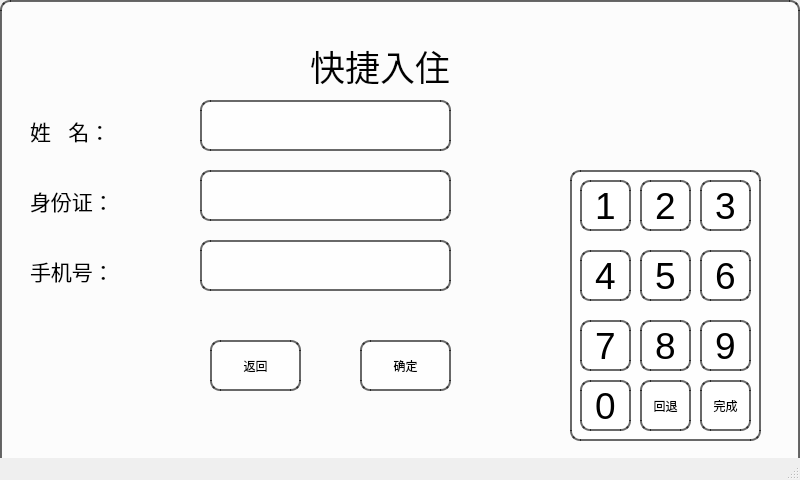
<?xml version="1.0" encoding="UTF-8"?>
<ui version="4.0">
 <class>quick_check_in</class>
 <widget class="QMainWindow" name="quick_check_in">
  <property name="geometry">
   <rect>
    <x>0</x>
    <y>0</y>
    <width>800</width>
    <height>480</height>
   </rect>
  </property>
  <property name="windowTitle">
   <string>MainWindow</string>
  </property>
  <widget class="QWidget" name="centralwidget">
   <widget class="QLabel" name="label">
    <property name="geometry">
     <rect>
      <x>310</x>
      <y>20</y>
      <width>301</width>
      <height>91</height>
     </rect>
    </property>
    <property name="font">
     <font>
      <family>仿宋</family>
      <pointsize>26</pointsize>
     </font>
    </property>
    <property name="text">
     <string>快捷入住</string>
    </property>
   </widget>
   <widget class="QTextEdit" name="phonenumber">
    <property name="geometry">
     <rect>
      <x>200</x>
      <y>240</y>
      <width>251</width>
      <height>51</height>
     </rect>
    </property>
    <property name="styleSheet">
     <string notr="true">border: 2px solid rgba(0, 0, 0, 150); /* 黑色边框，150为不透明度 */
    background-color: rgba(255, 255, 255, 200); /* 白色背景，200为不透明度 */
    border-radius: 10px; /* 圆角边框 */</string>
    </property>
   </widget>
   <widget class="QLabel" name="label_5">
    <property name="geometry">
     <rect>
      <x>30</x>
      <y>240</y>
      <width>81</width>
      <height>61</height>
     </rect>
    </property>
    <property name="font">
     <font>
      <pointsize>16</pointsize>
     </font>
    </property>
    <property name="text">
     <string>手机号：</string>
    </property>
   </widget>
   <widget class="QTextEdit" name="name">
    <property name="geometry">
     <rect>
      <x>200</x>
      <y>100</y>
      <width>251</width>
      <height>51</height>
     </rect>
    </property>
    <property name="styleSheet">
     <string notr="true">border: 2px solid rgba(0, 0, 0, 150); /* 黑色边框，150为不透明度 */
    background-color: rgba(255, 255, 255, 200); /* 白色背景，200为不透明度 */
    border-radius: 10px; /* 圆角边框 */</string>
    </property>
   </widget>
   <widget class="QLabel" name="label_2">
    <property name="geometry">
     <rect>
      <x>30</x>
      <y>100</y>
      <width>81</width>
      <height>61</height>
     </rect>
    </property>
    <property name="font">
     <font>
      <pointsize>16</pointsize>
     </font>
    </property>
    <property name="text">
     <string>姓   名：</string>
    </property>
   </widget>
   <widget class="QTextEdit" name="ID">
    <property name="geometry">
     <rect>
      <x>200</x>
      <y>170</y>
      <width>251</width>
      <height>51</height>
     </rect>
    </property>
    <property name="styleSheet">
     <string notr="true">border: 2px solid rgba(0, 0, 0, 150); /* 黑色边框，150为不透明度 */
    background-color: rgba(255, 255, 255, 200); /* 白色背景，200为不透明度 */
    border-radius: 10px; /* 圆角边框 */</string>
    </property>
   </widget>
   <widget class="QLabel" name="label_3">
    <property name="geometry">
     <rect>
      <x>30</x>
      <y>170</y>
      <width>81</width>
      <height>61</height>
     </rect>
    </property>
    <property name="font">
     <font>
      <pointsize>16</pointsize>
     </font>
    </property>
    <property name="text">
     <string>身份证：</string>
    </property>
   </widget>
   <widget class="QFrame" name="frame">
    <property name="geometry">
     <rect>
      <x>0</x>
      <y>0</y>
      <width>800</width>
      <height>480</height>
     </rect>
    </property>
    <property name="styleSheet">
     <string notr="true">border: 2px solid rgba(0, 0, 0, 150); /* 黑色边框，150为不透明度 */
    background-color: rgba(255, 255, 255, 200); /* 白色背景，200为不透明度 */
    border-radius: 10px; /* 圆角边框 */</string>
    </property>
    <property name="frameShape">
     <enum>QFrame::StyledPanel</enum>
    </property>
    <property name="frameShadow">
     <enum>QFrame::Raised</enum>
    </property>
    <widget class="QPushButton" name="back">
     <property name="geometry">
      <rect>
       <x>210</x>
       <y>340</y>
       <width>91</width>
       <height>51</height>
      </rect>
     </property>
     <property name="text">
      <string>返回</string>
     </property>
    </widget>
    <widget class="QPushButton" name="queding">
     <property name="geometry">
      <rect>
       <x>360</x>
       <y>340</y>
       <width>91</width>
       <height>51</height>
      </rect>
     </property>
     <property name="text">
      <string>确定</string>
     </property>
    </widget>
    <widget class="QFrame" name="frame_2">
     <property name="geometry">
      <rect>
       <x>570</x>
       <y>170</y>
       <width>191</width>
       <height>271</height>
      </rect>
     </property>
     <property name="mouseTracking">
      <bool>true</bool>
     </property>
     <property name="layoutDirection">
      <enum>Qt::LeftToRight</enum>
     </property>
     <property name="styleSheet">
      <string notr="true">border: 2px solid rgba(0, 0, 0, 150); /* 黑色边框，150为不透明度 */
    background-color: rgba(255, 255, 255, 200); /* 白色背景，200为不透明度 */
    border-radius: 10px; /* 圆角边框 */</string>
     </property>
     <property name="frameShape">
      <enum>QFrame::StyledPanel</enum>
     </property>
     <property name="frameShadow">
      <enum>QFrame::Raised</enum>
     </property>
     <widget class="QPushButton" name="pushButton_1">
      <property name="geometry">
       <rect>
        <x>10</x>
        <y>10</y>
        <width>51</width>
        <height>51</height>
       </rect>
      </property>
      <property name="font">
       <font>
        <pointsize>28</pointsize>
       </font>
      </property>
      <property name="styleSheet">
       <string notr="true"> color: black; /* 设置字体颜色为白色 */
</string>
      </property>
      <property name="text">
       <string>1</string>
      </property>
      <property name="flat">
       <bool>true</bool>
      </property>
     </widget>
     <widget class="QPushButton" name="pushButton_2">
      <property name="geometry">
       <rect>
        <x>70</x>
        <y>10</y>
        <width>51</width>
        <height>51</height>
       </rect>
      </property>
      <property name="font">
       <font>
        <pointsize>28</pointsize>
       </font>
      </property>
      <property name="styleSheet">
       <string notr="true"> color: black; /* 设置字体颜色为白色 */
</string>
      </property>
      <property name="text">
       <string>2</string>
      </property>
      <property name="flat">
       <bool>true</bool>
      </property>
     </widget>
     <widget class="QPushButton" name="pushButton_4">
      <property name="geometry">
       <rect>
        <x>10</x>
        <y>80</y>
        <width>51</width>
        <height>51</height>
       </rect>
      </property>
      <property name="font">
       <font>
        <pointsize>28</pointsize>
       </font>
      </property>
      <property name="styleSheet">
       <string notr="true"> color: black; /* 设置字体颜色为白色 */
</string>
      </property>
      <property name="text">
       <string>4</string>
      </property>
      <property name="flat">
       <bool>true</bool>
      </property>
     </widget>
     <widget class="QPushButton" name="pushButton_3">
      <property name="geometry">
       <rect>
        <x>130</x>
        <y>10</y>
        <width>51</width>
        <height>51</height>
       </rect>
      </property>
      <property name="font">
       <font>
        <pointsize>28</pointsize>
       </font>
      </property>
      <property name="styleSheet">
       <string notr="true"> color: black; /* 设置字体颜色为白色 */
</string>
      </property>
      <property name="text">
       <string>3</string>
      </property>
      <property name="flat">
       <bool>true</bool>
      </property>
     </widget>
     <widget class="QPushButton" name="pushButton_6">
      <property name="geometry">
       <rect>
        <x>130</x>
        <y>80</y>
        <width>51</width>
        <height>51</height>
       </rect>
      </property>
      <property name="font">
       <font>
        <pointsize>28</pointsize>
       </font>
      </property>
      <property name="styleSheet">
       <string notr="true"> color: black; /* 设置字体颜色为白色 */
</string>
      </property>
      <property name="text">
       <string>6</string>
      </property>
      <property name="flat">
       <bool>true</bool>
      </property>
     </widget>
     <widget class="QPushButton" name="pushButton_7">
      <property name="geometry">
       <rect>
        <x>10</x>
        <y>150</y>
        <width>51</width>
        <height>51</height>
       </rect>
      </property>
      <property name="font">
       <font>
        <pointsize>28</pointsize>
       </font>
      </property>
      <property name="styleSheet">
       <string notr="true"> color: black; /* 设置字体颜色为白色 */
</string>
      </property>
      <property name="text">
       <string>7</string>
      </property>
      <property name="flat">
       <bool>true</bool>
      </property>
     </widget>
     <widget class="QPushButton" name="pushButton_5">
      <property name="geometry">
       <rect>
        <x>70</x>
        <y>80</y>
        <width>51</width>
        <height>51</height>
       </rect>
      </property>
      <property name="font">
       <font>
        <pointsize>28</pointsize>
       </font>
      </property>
      <property name="styleSheet">
       <string notr="true"> color: black; /* 设置字体颜色为白色 */
</string>
      </property>
      <property name="text">
       <string>5</string>
      </property>
      <property name="flat">
       <bool>true</bool>
      </property>
     </widget>
     <widget class="QPushButton" name="pushButton_9">
      <property name="geometry">
       <rect>
        <x>130</x>
        <y>150</y>
        <width>51</width>
        <height>51</height>
       </rect>
      </property>
      <property name="font">
       <font>
        <pointsize>28</pointsize>
       </font>
      </property>
      <property name="styleSheet">
       <string notr="true"> color: black; /* 设置字体颜色为白色 */
</string>
      </property>
      <property name="text">
       <string>9</string>
      </property>
      <property name="flat">
       <bool>true</bool>
      </property>
     </widget>
     <widget class="QPushButton" name="pushButton_8">
      <property name="geometry">
       <rect>
        <x>70</x>
        <y>150</y>
        <width>51</width>
        <height>51</height>
       </rect>
      </property>
      <property name="font">
       <font>
        <pointsize>28</pointsize>
       </font>
      </property>
      <property name="styleSheet">
       <string notr="true"> color: black; /* 设置字体颜色为白色 */
</string>
      </property>
      <property name="text">
       <string>8</string>
      </property>
      <property name="flat">
       <bool>true</bool>
      </property>
     </widget>
     <widget class="QPushButton" name="pushButton_0">
      <property name="geometry">
       <rect>
        <x>10</x>
        <y>210</y>
        <width>51</width>
        <height>51</height>
       </rect>
      </property>
      <property name="font">
       <font>
        <pointsize>28</pointsize>
       </font>
      </property>
      <property name="styleSheet">
       <string notr="true"> color: black; /* 设置字体颜色为白色 */
</string>
      </property>
      <property name="text">
       <string>0</string>
      </property>
      <property name="flat">
       <bool>true</bool>
      </property>
     </widget>
     <widget class="QPushButton" name="pushButton_11">
      <property name="geometry">
       <rect>
        <x>70</x>
        <y>210</y>
        <width>51</width>
        <height>51</height>
       </rect>
      </property>
      <property name="text">
       <string>回退</string>
      </property>
     </widget>
     <widget class="QPushButton" name="pushButton_12">
      <property name="geometry">
       <rect>
        <x>130</x>
        <y>210</y>
        <width>51</width>
        <height>51</height>
       </rect>
      </property>
      <property name="text">
       <string>完成</string>
      </property>
     </widget>
    </widget>
   </widget>
   <zorder>frame</zorder>
   <zorder>label</zorder>
   <zorder>phonenumber</zorder>
   <zorder>label_5</zorder>
   <zorder>name</zorder>
   <zorder>label_2</zorder>
   <zorder>ID</zorder>
   <zorder>label_3</zorder>
  </widget>
  <widget class="QStatusBar" name="statusbar"/>
 </widget>
 <resources/>
 <connections/>
</ui>
